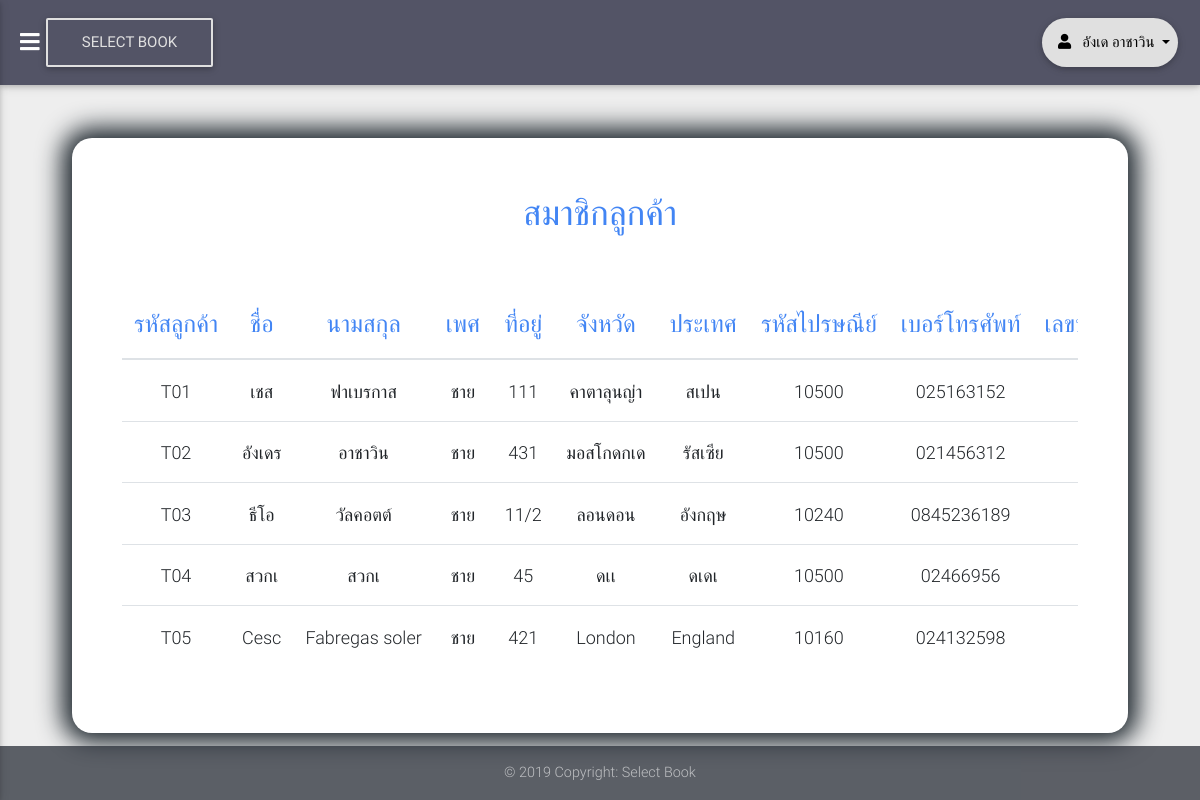
/employee/customer_list.php (signed in), run on the app's committed database.
### tables this page shows
CREATE TABLE `employee` (
  `e_id` varchar(5) NOT NULL,
  `e_name` varchar(25) NOT NULL,
  `e_surname` varchar(25) NOT NULL,
  `e_address` varchar(25) NOT NULL,
  `e_district` varchar(25) NOT NULL,
  `e_province` varchar(25) NOT NULL,
  `e_postcode` int(5) NOT NULL,
  `e_tel` varchar(10) NOT NULL
);

CREATE TABLE `customer` (
  `c_id` varchar(5) NOT NULL,
  `c_name` varchar(25) NOT NULL,
  `c_surname` varchar(25) NOT NULL,
  `gender` varchar(5) NOT NULL,
  `c_address` varchar(25) NOT NULL,
  `c_district` varchar(25) NOT NULL,
  `c_province` varchar(25) NOT NULL,
  `c_postcode` int(5) NOT NULL,
  `c_tel` varchar(10) NOT NULL,
  `c_idcard` varchar(13) NOT NULL
);

### employee/customer_list.php (the view, shortened to what this page needs)
<?php
	include '../connect.php';
	if (empty($_SESSION['e_id'])) {
		setcookie('login_error',1,time()+5,'/');
		echo "<script type='text/javascript'> window.location.href = '../index.php';</script>";
	} else {
	$stmt=$pdo->prepare("SELECT * FROM customer");
	$stmt->execute();
	$stmt2=$pdo->prepare("SELECT * FROM employee WHERE e_id = ?");
	$stmt2->bindParam(1,$_SESSION['e_id']);
	$stmt2->execute();
	$user=$stmt2->fetch();
?>
	<!DOCTYPE html>
	<html>
	<head>
	  	<link rel="stylesheet" href="https://use.fontawesome.com/releases/v5.8.1/css/all.css">
	  	<link href="../css/bootstrap.min.css" rel="stylesheet">
	  	<link href="../css/mdb.min.css" rel="stylesheet">
	  	<link href="../css/style.css" rel="stylesheet">
	</head>
	<body class="fixed-sn pink-skin" style="background-color: #eeeeee;">
    <header>
        <nav class="navbar fixed-top navbar-toggleable-md navbar-expand-lg scrolling-navbar double-nav">
            <div class="float-left">
                <a href="#" data-activates="slide-out" class="button-collapse"><i class="fas fa-bars"></i></a>
            </div>
            <div class="breadcrumb-dn mr-auto">
                <a href="employee_home.php" class="btn btn-outline-light"> Select Book </a>
            </div>
            <ul class="nav navbar-nav nav-flex-icons ml-auto">
                <li class="nav-item dropdown">
			        <a class="nav-link dropdown-toggle btn btn-light btn-rounded waves-effect" id="navbarDropdownMenuLink-4" data-toggle="dropdown"
			          aria-haspopup="true" aria-expanded="false">&nbsp;
			          <i class="fas fa-user"></i>&nbsp;&nbsp; <?=$_SESSION['e_name']?> <?=$user['e_surname']?>&nbsp;</a>
		      </li>
            </ul>
        </nav>
    </header>
    <main>
    	<div class="container-fluid" style="background-color: #ffffff; border-radius: 20px; padding: 20px;box-shadow: 0px 0px 25px 10px #1e272e; margin-top: 50px; padding: 50px;">
    		<div class="form-group text-center ">
    			<label class="text-primary text-center" style="font-size: 35px;"> สมาชิกลูกค้า </label>
    		</div><br>
    		<div class="table-responsive text-nowrap">
    			<table class="table table-hover">
	    			<thead class="text-primary text-center">
	    				<tr>
	    					<th style="font-size: 24px;"> รหัสลูกค้า </th>
	    					<th style="font-size: 24px;"> ชื่อ </th>
	    					<th style="font-size: 24px;"> นามสกุล </th>
	    					<th style="font-size: 24px;"> เพศ </th>
	    					<th style="font-size: 24px;"> ที่อยู่ </th>
	    					<th style="font-size: 24px;"> จังหวัด </th>
	    					<th style="font-size: 24px;"> ประเทศ </th>
	    					<th style="font-size: 24px;"> รหัสไปรษณีย์ </th>
	    					<th style="font-size: 24px;"> เบอร์โทรศัพท์ </th>
	    					<th style="font-size: 24px;"> เลขบัตรประจำตัวประชาชน </th>
	    				</tr>
	    			</thead>
	    			<tbody class="text-center">
	    				<?php
	    					while ($customerList=$stmt->fetch()) { ?>
	    						<tr>
	    							<td style="font-size: 18px;"> <?=$customerList['c_id']?> </td>
	    							<td style="font-size: 18px;"> <?=$customerList['c_name']?> </td>
	    							<td style="font-size: 18px;"> <?=$customerList['c_surname']?> </td>
	    							<td style="font-size: 18px;"> <?=$customerList['gender']?> </td>
	    							<td style="font-size: 18px;"> <?=$customerList['c_address']?> </td>
	    							<td style="font-size: 18px;"> <?=$customerList['c_district']?> </td>
	    							<td style="font-size: 18px;"> <?=$customerList['c_province']?> </td>
	    							<td style="font-size: 18px;"> <?=$customerList['c_postcode']?> </td>
	    							<td style="font-size: 18px;"> <?=$customerList['c_tel']?> </td>
	    							<td style="font-size: 18px;"> <?=$customerList['c_idcard']?> </td>
	    						</tr>
	    					<?php }
	    				?>
	    			</tbody>
	    		</table>
    		</div>
		</div>
    </main>
    <footer class="page-footer font-small fixed-bottom" style="background: rgba(62, 69, 81, 0.7);">
      <div class="footer-copyright text-center py-3">
        © 2019 Copyright: Select Book
      </div>
    </footer>
	</body>
	</html>
<?php
	}
?>

### data on the page
employee: e_surname "อาชาวิน"
customer: c_id "T01", c_name "เชส", c_surname "ฟาเบรกาส", gender "ชาย", c_address "111", c_district "คาตาลุนญ่า", c_province "สเปน", c_postcode "10500", c_tel "025163152"
customer: c_id "T02", c_name "อังเดร", c_surname "อาชาวิน", gender "ชาย", c_address "431", c_district "มอสโกดกเด", c_province "รัสเซีย", c_postcode "10500", c_tel "021456312"
customer: c_id "T03", c_name "ธีโอ", c_surname "วัลคอตต์", gender "ชาย", c_address "11/2", c_district "ลอนดอน", c_province "อังกฤษ", c_postcode "10240", c_tel "0845236189"
customer: c_id "T04", c_name "สวกเ", c_surname "สวกเ", gender "ชาย", c_address "45", c_district "ดเเ", c_province "ดเดเ", c_postcode "10500", c_tel "02466956"
customer: c_id "T05", c_name "Cesc", c_surname "Fabregas soler", gender "ชาย", c_address "421", c_district "London", c_province "England", c_postcode "10160", c_tel "024132598"

### other printed values
$_SESSION['e_name'] "อังเด"
